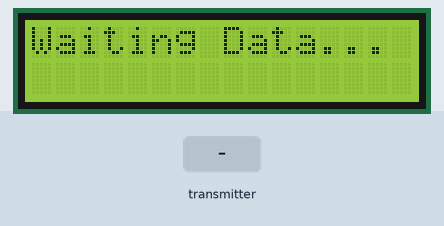
The sketch below on a simulated Arduino Uno, built with avr-gcc and run on an emulated ATmega328P. Shown: 16×2 character LCD. The test bench sets the inputs (shaded band). No radio packets arrive unless stated; what the sketch prints to the serial monitor is not drawn.

Above: at 1.2 s.
1.3 s: the transmitter starts sending temp = 0
At 2.1 s:
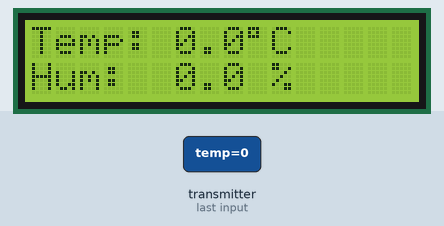
2.8 s: the transmitter starts sending hum = 25
At 3.3 s:
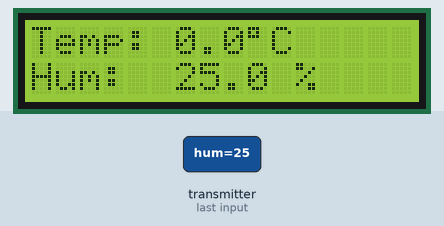
4.3 s: the transmitter starts sending temp = 25
At 5.5 s:
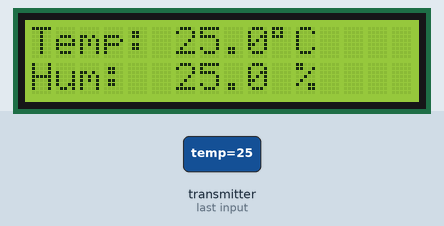
5.8 s: the transmitter starts sending hum = 0
At 6.8 s:
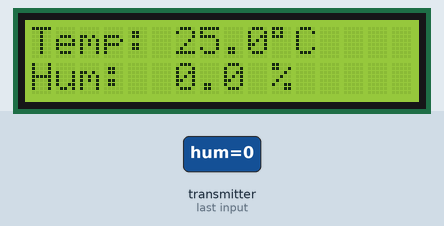
7.3 s: the transmitter starts sending temp = 50
At 7.9 s:
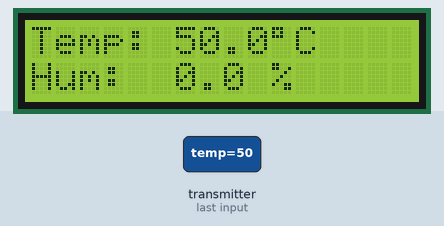
8.8 s: the transmitter starts sending hum = 100
At 9.1 s:
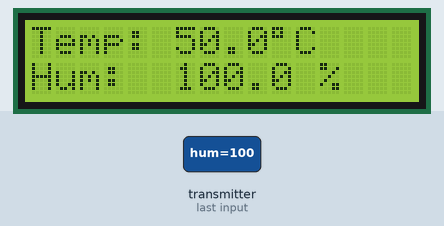
Timing chart, 0 to 11.8 s (numbered marks = the images above; inputs shaded):
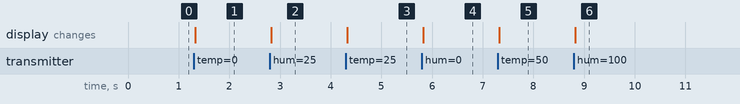

Measured:
- after the input at 1.3 s, the display: changes at once (image 1)
- after the input at 2.8 s, the display: changes at once (image 2)
- after the input at 4.3 s, the display: changes at once (image 3)
- after the input at 5.8 s, the display: changes at once (image 4)
- after the input at 7.3 s, the display: changes at once (image 5)
- after the input at 8.8 s, the display: changes at once (image 6)

The sketch:

Receivering2_Using_nRF24.ino.ino
```cpp
#include <SPI.h>
#include <nRF24L01.h>
#include <RF24.h>
#include <Wire.h>
#include <LiquidCrystal_I2C.h>

// إعدادات الشاشة: العنوان غالباً 0x27، الحجم 16 عمود و 2 صف
LiquidCrystal_I2C lcd(0x27, 16, 2);

RF24 radio(9, 10); // CE, CSN
const byte address[6] = "00001";

struct DataPacket {
    float temp;
    float hum;
};

DataPacket receivedData;

void setup() {
    Serial.begin(9600);

    // تشغيل الشاشة
    lcd.init();
    lcd.backlight();
    lcd.setCursor(0, 0);
    lcd.print("Connecting...");

    if (!radio.begin()) {
        lcd.clear();
        lcd.print("Radio Error!");
        while (1);
    }

    radio.openReadingPipe(1, address);
    radio.setChannel(76);
    radio.setPALevel(RF24_PA_LOW);
    radio.startListening();

    lcd.clear();
    lcd.print("Waiting Data...");
}

void loop() {
    if (radio.available()) {
        radio.read(&receivedData, sizeof(receivedData));

        // عرض البيانات على الشاشة
        lcd.clear();

        // الصف الأول: الحرارة
        lcd.setCursor(0, 0);
        lcd.print("Temp: ");
        lcd.print(receivedData.temp, 1); // عرض رقم عشري واحد
        lcd.print((char)223); // رمز الدرجة المئوية
        lcd.print("C");

        // الصف الثاني: الرطوبة
        lcd.setCursor(0, 1);
        lcd.print("Hum:  ");
        lcd.print(receivedData.hum, 1);
        lcd.print(" %");

        // عرض على السيريال للتأكيد
        Serial.print("Temp: "); Serial.print(receivedData.temp);
        Serial.print(" | Hum: "); Serial.println(receivedData.hum);
    }
}
```
